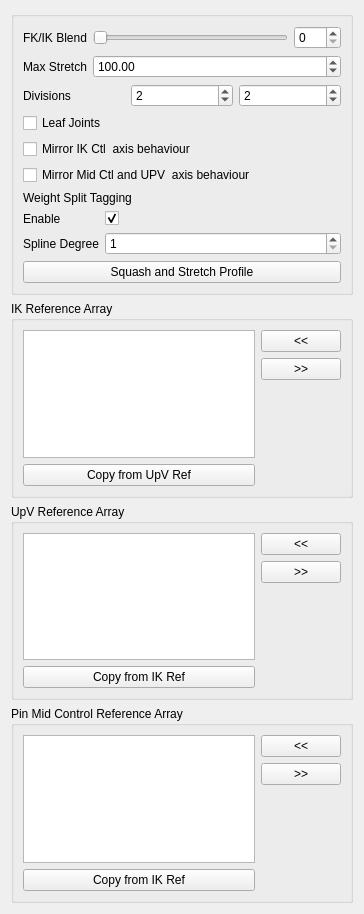
<?xml version="1.0" encoding="UTF-8"?>
<ui version="4.0">
 <class>Form</class>
 <widget class="QWidget" name="Form">
  <property name="geometry">
   <rect>
    <x>0</x>
    <y>0</y>
    <width>364</width>
    <height>914</height>
   </rect>
  </property>
  <property name="windowTitle">
   <string>Form</string>
  </property>
  <layout class="QGridLayout" name="gridLayout">
   <item row="0" column="0">
    <widget class="QGroupBox" name="groupBox">
     <property name="title">
      <string/>
     </property>
     <layout class="QGridLayout" name="gridLayout_2">
      <item row="0" column="0">
       <layout class="QVBoxLayout" name="verticalLayout">
        <item>
         <layout class="QFormLayout" name="formLayout">
          <property name="fieldGrowthPolicy">
           <enum>QFormLayout::FieldGrowthPolicy::AllNonFixedFieldsGrow</enum>
          </property>
          <item row="0" column="0">
           <widget class="QLabel" name="ikfk_label">
            <property name="text">
             <string>FK/IK Blend</string>
            </property>
           </widget>
          </item>
          <item row="0" column="1">
           <layout class="QHBoxLayout" name="horizontalLayout_3">
            <item>
             <widget class="QSlider" name="ikfk_slider">
              <property name="minimumSize">
               <size>
                <width>0</width>
                <height>15</height>
               </size>
              </property>
              <property name="maximum">
               <number>100</number>
              </property>
              <property name="orientation">
               <enum>Qt::Orientation::Horizontal</enum>
              </property>
             </widget>
            </item>
            <item>
             <widget class="QSpinBox" name="ikfk_spinBox">
              <property name="maximum">
               <number>100</number>
              </property>
             </widget>
            </item>
           </layout>
          </item>
          <item row="1" column="0">
           <widget class="QLabel" name="maxStretch_label">
            <property name="sizePolicy">
             <sizepolicy hsizetype="MinimumExpanding" vsizetype="MinimumExpanding">
              <horstretch>0</horstretch>
              <verstretch>0</verstretch>
             </sizepolicy>
            </property>
            <property name="text">
             <string>Max Stretch</string>
            </property>
           </widget>
          </item>
          <item row="1" column="1">
           <widget class="QDoubleSpinBox" name="maxStretch_spinBox">
            <property name="sizePolicy">
             <sizepolicy hsizetype="MinimumExpanding" vsizetype="Fixed">
              <horstretch>0</horstretch>
              <verstretch>0</verstretch>
             </sizepolicy>
            </property>
            <property name="minimum">
             <double>1.000000000000000</double>
            </property>
            <property name="maximum">
             <double>1000.000000000000000</double>
            </property>
            <property name="value">
             <double>100.000000000000000</double>
            </property>
           </widget>
          </item>
         </layout>
        </item>
        <item>
         <layout class="QHBoxLayout" name="horizontalLayout">
          <item>
           <widget class="QLabel" name="divisions_label">
            <property name="text">
             <string>Divisions</string>
            </property>
           </widget>
          </item>
          <item>
           <widget class="QSpinBox" name="div0_spinBox">
            <property name="minimum">
             <number>0</number>
            </property>
            <property name="value">
             <number>2</number>
            </property>
           </widget>
          </item>
          <item>
           <widget class="QSpinBox" name="div1_spinBox">
            <property name="minimum">
             <number>0</number>
            </property>
            <property name="value">
             <number>2</number>
            </property>
           </widget>
          </item>
         </layout>
        </item>
        <item>
         <widget class="QCheckBox" name="leafJoints_checkBox">
          <property name="text">
           <string>Leaf Joints</string>
          </property>
         </widget>
        </item>
        <item>
         <widget class="QCheckBox" name="mirrorIK_checkBox">
          <property name="toolTip">
           <string extracomment="This option set the axis of the mid CTL (elbow) and the up vector control to move in a mirror behaviour ">This option set the axis of the mid CTL (elbow) and the up vector control to move in a mirror behaviour </string>
          </property>
          <property name="statusTip">
           <string extracomment="This option set the axis of the mid CTL (elbow) and the up vector control to move in a mirror behaviour ">This option set the axis of the mid CTL (elbow) and the up vector control to move in a mirror behaviour </string>
          </property>
          <property name="whatsThis">
           <string>This option set the axis of the mid CTL (elbow) and the up vector control to move in a mirror behaviour </string>
          </property>
          <property name="text">
           <string>Mirror IK Ctl  axis behaviour</string>
          </property>
         </widget>
        </item>
        <item>
         <widget class="QCheckBox" name="mirrorMid_checkBox">
          <property name="toolTip">
           <string extracomment="This option set the axis of the mid CTL (elbow) and the up vector control to move in a mirror behaviour ">This option set the axis of the mid CTL (elbow) and the up vector control to move in a mirror behaviour </string>
          </property>
          <property name="statusTip">
           <string extracomment="This option set the axis of the mid CTL (elbow) and the up vector control to move in a mirror behaviour ">This option set the axis of the mid CTL (elbow) and the up vector control to move in a mirror behaviour </string>
          </property>
          <property name="whatsThis">
           <string>This option set the axis of the mid CTL (elbow) and the up vector control to move in a mirror behaviour </string>
          </property>
          <property name="text">
           <string>Mirror Mid Ctl and UPV  axis behaviour</string>
          </property>
         </widget>
        </item>
        <item>
         <layout class="QFormLayout" name="weight_split_formLayout">
          <item row="1" column="0">
           <widget class="QLabel" name="weight_split_enable_label">
            <property name="toolTip">
             <string>When enabled the component's joints will be tagged to have metadata for automatic skin weight splitting.</string>
            </property>
            <property name="text">
             <string>Enable</string>
            </property>
           </widget>
          </item>
          <item row="1" column="1">
           <widget class="QCheckBox" name="weight_split_enable_checkBox">
            <property name="toolTip">
             <string>When enabled the component's joints will be tagged to have metadata for automatic skin weight splitting.</string>
            </property>
            <property name="text">
             <string/>
            </property>
            <property name="checked">
             <bool>true</bool>
            </property>
           </widget>
          </item>
          <item row="0" column="0" colspan="2">
           <widget class="QLabel" name="weight_split_label">
            <property name="text">
             <string>Weight Split Tagging</string>
            </property>
           </widget>
          </item>
          <item row="2" column="0">
           <widget class="QLabel" name="spline_degree_label">
            <property name="toolTip">
             <string>This corresponds to the degree of the spline used for the skin weight splitting. A higher value will result in a &quot;smoother&quot; weight split. A value of one is a linear spline, 2 quadratic, etc.</string>
            </property>
            <property name="text">
             <string>Spline Degree</string>
            </property>
           </widget>
          </item>
          <item row="2" column="1">
           <widget class="QSpinBox" name="spline_degree_spinBox">
            <property name="sizePolicy">
             <sizepolicy hsizetype="Expanding" vsizetype="Fixed">
              <horstretch>0</horstretch>
              <verstretch>0</verstretch>
             </sizepolicy>
            </property>
            <property name="toolTip">
             <string>This corresponds to the degree of the spline used for the skin weight splitting. A higher value will result in a &quot;smoother&quot; weight split. A value of one is a linear spline, 2 quadratic, etc.</string>
            </property>
            <property name="minimum">
             <number>1</number>
            </property>
            <property name="maximum">
             <number>5</number>
            </property>
           </widget>
          </item>
         </layout>
        </item>
        <item>
         <layout class="QHBoxLayout" name="horizontalLayout_2">
          <item>
           <widget class="QPushButton" name="squashStretchProfile_pushButton">
            <property name="text">
             <string>Squash and Stretch Profile</string>
            </property>
           </widget>
          </item>
         </layout>
        </item>
       </layout>
      </item>
     </layout>
    </widget>
   </item>
   <item row="1" column="0">
    <widget class="QGroupBox" name="ikRefArray_groupBox">
     <property name="title">
      <string>IK Reference Array</string>
     </property>
     <layout class="QGridLayout" name="gridLayout_3">
      <item row="0" column="0">
       <layout class="QHBoxLayout" name="ikRefArray_horizontalLayout">
        <item>
         <layout class="QVBoxLayout" name="ikRefArray_verticalLayout_1">
          <item>
           <widget class="QListWidget" name="ikRefArray_listWidget">
            <property name="dragDropOverwriteMode">
             <bool>true</bool>
            </property>
            <property name="dragDropMode">
             <enum>QAbstractItemView::DragDropMode::InternalMove</enum>
            </property>
            <property name="defaultDropAction">
             <enum>Qt::DropAction::MoveAction</enum>
            </property>
            <property name="alternatingRowColors">
             <bool>true</bool>
            </property>
            <property name="selectionMode">
             <enum>QAbstractItemView::SelectionMode::ExtendedSelection</enum>
            </property>
            <property name="selectionRectVisible">
             <bool>false</bool>
            </property>
           </widget>
          </item>
          <item>
           <widget class="QPushButton" name="ikRefArray_copyRef_pushButton">
            <property name="text">
             <string>Copy from UpV Ref</string>
            </property>
           </widget>
          </item>
         </layout>
        </item>
        <item>
         <layout class="QVBoxLayout" name="ikRefArray_verticalLayout_2">
          <item>
           <widget class="QPushButton" name="ikRefArrayAdd_pushButton">
            <property name="text">
             <string>&lt;&lt;</string>
            </property>
           </widget>
          </item>
          <item>
           <widget class="QPushButton" name="ikRefArrayRemove_pushButton">
            <property name="text">
             <string>&gt;&gt;</string>
            </property>
           </widget>
          </item>
          <item>
           <spacer name="ikRefArray_verticalSpacer">
            <property name="orientation">
             <enum>Qt::Orientation::Vertical</enum>
            </property>
            <property name="sizeHint" stdset="0">
             <size>
              <width>20</width>
              <height>40</height>
             </size>
            </property>
           </spacer>
          </item>
         </layout>
        </item>
       </layout>
      </item>
     </layout>
    </widget>
   </item>
   <item row="2" column="0">
    <widget class="QGroupBox" name="upvRefArray_groupBox">
     <property name="title">
      <string>UpV Reference Array</string>
     </property>
     <layout class="QGridLayout" name="gridLayout_5">
      <item row="0" column="0">
       <layout class="QHBoxLayout" name="upvRefArray_horizontalLayout">
        <item>
         <layout class="QVBoxLayout" name="upvRefArray_verticalLayout_1">
          <item>
           <widget class="QListWidget" name="upvRefArray_listWidget">
            <property name="dragDropOverwriteMode">
             <bool>true</bool>
            </property>
            <property name="dragDropMode">
             <enum>QAbstractItemView::DragDropMode::InternalMove</enum>
            </property>
            <property name="defaultDropAction">
             <enum>Qt::DropAction::MoveAction</enum>
            </property>
            <property name="alternatingRowColors">
             <bool>true</bool>
            </property>
            <property name="selectionMode">
             <enum>QAbstractItemView::SelectionMode::ExtendedSelection</enum>
            </property>
            <property name="selectionRectVisible">
             <bool>false</bool>
            </property>
           </widget>
          </item>
          <item>
           <widget class="QPushButton" name="upvRefArray_copyRef_pushButton">
            <property name="text">
             <string>Copy from IK Ref</string>
            </property>
           </widget>
          </item>
         </layout>
        </item>
        <item>
         <layout class="QVBoxLayout" name="upvRefArray_verticalLayout_2">
          <item>
           <widget class="QPushButton" name="upvRefArrayAdd_pushButton">
            <property name="text">
             <string>&lt;&lt;</string>
            </property>
           </widget>
          </item>
          <item>
           <widget class="QPushButton" name="upvRefArrayRemove_pushButton">
            <property name="text">
             <string>&gt;&gt;</string>
            </property>
           </widget>
          </item>
          <item>
           <spacer name="upvRefArray_verticalSpacer">
            <property name="orientation">
             <enum>Qt::Orientation::Vertical</enum>
            </property>
            <property name="sizeHint" stdset="0">
             <size>
              <width>20</width>
              <height>40</height>
             </size>
            </property>
           </spacer>
          </item>
         </layout>
        </item>
       </layout>
      </item>
     </layout>
    </widget>
   </item>
   <item row="3" column="0">
    <widget class="QGroupBox" name="pinRefArray_groupBox">
     <property name="title">
      <string>Pin Mid Control Reference Array</string>
     </property>
     <layout class="QGridLayout" name="gridLayout_4">
      <item row="0" column="0">
       <layout class="QHBoxLayout" name="pinRefArray_horizontalLayout">
        <item>
         <layout class="QVBoxLayout" name="pinRefArray_verticalLayout">
          <item>
           <widget class="QListWidget" name="pinRefArray_listWidget">
            <property name="dragDropOverwriteMode">
             <bool>true</bool>
            </property>
            <property name="dragDropMode">
             <enum>QAbstractItemView::DragDropMode::InternalMove</enum>
            </property>
            <property name="defaultDropAction">
             <enum>Qt::DropAction::MoveAction</enum>
            </property>
            <property name="alternatingRowColors">
             <bool>true</bool>
            </property>
            <property name="selectionMode">
             <enum>QAbstractItemView::SelectionMode::ExtendedSelection</enum>
            </property>
            <property name="selectionRectVisible">
             <bool>false</bool>
            </property>
           </widget>
          </item>
          <item>
           <widget class="QPushButton" name="pinRefArray_copyRef_pushButton">
            <property name="text">
             <string>Copy from IK Ref</string>
            </property>
           </widget>
          </item>
         </layout>
        </item>
        <item>
         <layout class="QVBoxLayout" name="pinRefArray_verticalLayout_2">
          <item>
           <widget class="QPushButton" name="pinRefArrayAdd_pushButton">
            <property name="text">
             <string>&lt;&lt;</string>
            </property>
           </widget>
          </item>
          <item>
           <widget class="QPushButton" name="pinRefArrayRemove_pushButton">
            <property name="text">
             <string>&gt;&gt;</string>
            </property>
           </widget>
          </item>
          <item>
           <spacer name="pinRefArray_verticalSpacer">
            <property name="orientation">
             <enum>Qt::Orientation::Vertical</enum>
            </property>
            <property name="sizeHint" stdset="0">
             <size>
              <width>20</width>
              <height>40</height>
             </size>
            </property>
           </spacer>
          </item>
         </layout>
        </item>
       </layout>
      </item>
     </layout>
    </widget>
   </item>
  </layout>
 </widget>
 <resources/>
 <connections>
  <connection>
   <sender>ikfk_slider</sender>
   <signal>sliderMoved(int)</signal>
   <receiver>ikfk_spinBox</receiver>
   <slot>setValue(int)</slot>
   <hints>
    <hint type="sourcelabel">
     <x>144</x>
     <y>47</y>
    </hint>
    <hint type="destinationlabel">
     <x>220</x>
     <y>45</y>
    </hint>
   </hints>
  </connection>
  <connection>
   <sender>ikfk_spinBox</sender>
   <signal>valueChanged(int)</signal>
   <receiver>ikfk_slider</receiver>
   <slot>setValue(int)</slot>
   <hints>
    <hint type="sourcelabel">
     <x>222</x>
     <y>37</y>
    </hint>
    <hint type="destinationlabel">
     <x>182</x>
     <y>37</y>
    </hint>
   </hints>
  </connection>
 </connections>
</ui>
